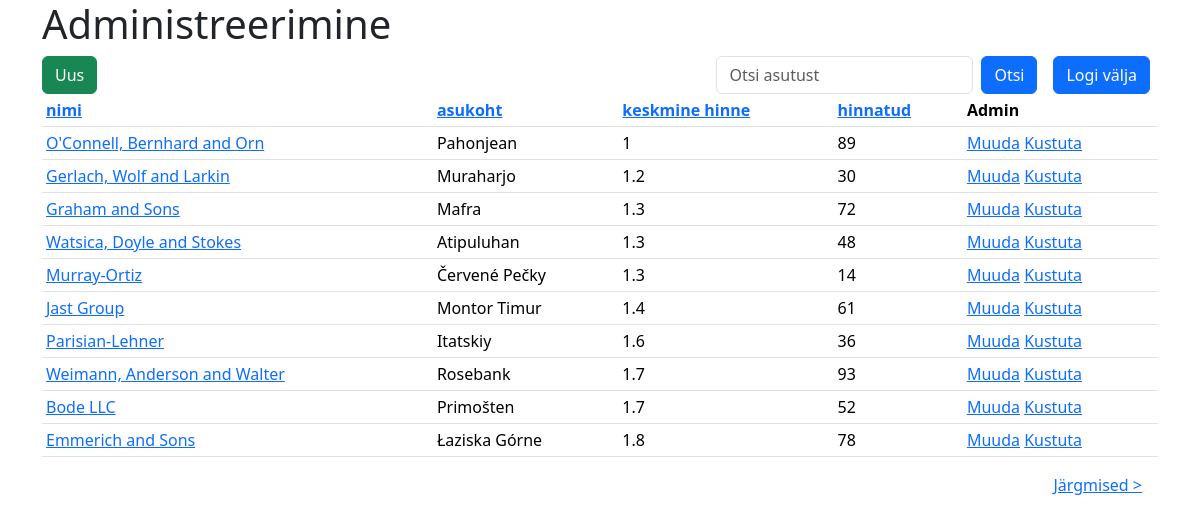
Page /admin/index.php?sort_by=k_hinne&order=asc (signed in) on the committed database.
### tables this page shows
CREATE TABLE `toidukohad` (
  `id` int(6) NOT NULL,
  `nimi` varchar(255) NOT NULL,
  `asukoht` varchar(255) NOT NULL,
  `k_hinne` double NOT NULL,
  `hinnatud` int(6) NOT NULL
);

### admin/index.php (the view, shortened to what this page needs)
<?php
include("../config.php");
?>
<!doctype html>
<html lang="en">
  <head>
    <link href="https://cdn.jsdelivr.net/npm/bootstrap@5.3.3/dist/css/bootstrap.min.css" rel="stylesheet">
  </head>
  <body>
  <?php
    $search_query = "";
    $limit = 10;
    $offset = 0;
    $sort_by = isset($_GET['sort_by']) ? $_GET['sort_by'] : 'nimi';
    $order = isset($_GET['order']) && ($_GET['order'] == 'desc') ? 'desc' : 'asc';
    if (!empty($_GET["s"])) {
        $search_query = mysqli_real_escape_string($yhendus, $_GET["s"]);
        $paring = "SELECT * FROM toidukohad WHERE nimi LIKE '%$search_query%' ORDER BY $sort_by $order LIMIT $offset, $limit";
    } else {
        $paring = "SELECT * FROM toidukohad ORDER BY $sort_by $order LIMIT $offset, $limit";
        }
    $valjund = mysqli_query($yhendus, $paring);
    ?>
    <div class="container">
         <h1 class="me-3">Administreerimine</h1>
        <div class="d-flex align-items-center justify-content-between me-2 ">
            <form class="d-flex me-3" method="get" action="edit.php">
                <button class="btn btn-success" type="submit">Uus</button>
            </form>
            <div class="d-inline-flex">
            <form class="d-flex me-3" method="get" action="">
                <input class="form-control me-2" type="text" name="s" placeholder="Otsi asutust">
                <button class="btn btn-primary" type="submit">Otsi</button>
            </form>
             <form  action="logout.php" method="post" class="">
                  <input class="btn btn-primary" type="submit" value="Logi välja" name="logout">
                </form>
              </div>
        </div>
        <table class="table table-sm">
            <thead>
                <tr>
                <th><a href="?sort_by=nimi&order=<?php echo ($sort_by == 'nimi' && $order == 'asc') ? 'desc' : 'asc'; ?>">nimi</a></th>
                <th><a href="?sort_by=asukoht&order=<?php echo ($sort_by == 'asukoht' && $order == 'asc') ? 'desc' : 'asc'; ?>">asukoht</a></th>
                <th><a href="?sort_by=k_hinne&order=<?php echo ($sort_by == 'k_hinne' && $order == 'asc') ? 'desc' : 'asc'; ?>">keskmine hinne</a></th>
                <th><a href="?sort_by=hinnatud&order=<?php echo ($sort_by == 'hinnatud' && $order == 'asc') ? 'desc' : 'asc'; ?>">hinnatud</a></th>
                <th>Admin</th>
                </tr>
            </thead>
            <tbody>
    <?php
    if ($valjund && mysqli_num_rows($valjund) > 0) {
        while ($rida = mysqli_fetch_assoc($valjund)) {
    ?>
    <tr>
        <td>
            <a href="../review.php?id=<?php echo $rida['id']; ?>">
                <?php echo $rida['nimi']; ?>
            </a>
        </td>
        <td><?php echo $rida['asukoht']; ?></td>
        <td><?php echo $rida['k_hinne']; ?></td>
        <td><?php echo $rida['hinnatud']; ?></td>
        <td>
        <a href="edit.php?id=<?php echo $rida['id']; ?>&do=edit" class="link">Muuda</a>
        <a href="edit.php?id=<?php echo $rida['id']; ?>&do=del" class="link"
           onclick="return confirm('Kas oled kindel, et soovid kustutada?');">Kustuta</a>
    </td>
    </tr>
    <?php
        }
    } else {
        echo "<tr><td colspan='4'>Tulemusi ei ole</td></tr>";
    }
    ?>
</tbody>
        </table>
        <div class="d-flex justify-content-end">
            <?php if ($valjund && mysqli_num_rows($valjund) == $limit): ?>
                <a href="?next=<?php echo $offset + $limit; ?>&s=<?php echo $search_query; ?>&sort_by=<?php echo $sort_by; ?>&order=<?php echo $order; ?>" class="me-3">Järgmised &gt;</a>
            <?php endif; ?>
        </div>
    </div>
  </body>
</html>

### rows in the picture
toidukohad: nimi "O'Connell, Bernhard and Orn", asukoht "Pahonjean", k_hinne "1", hinnatud "89"
toidukohad: nimi "Gerlach, Wolf and Larkin", asukoht "Muraharjo", k_hinne "1.2", hinnatud "30"
toidukohad: nimi "Graham and Sons", asukoht "Mafra", k_hinne "1.3", hinnatud "72"
toidukohad: nimi "Watsica, Doyle and Stokes", asukoht "Atipuluhan", k_hinne "1.3", hinnatud "48"
toidukohad: nimi "Murray-Ortiz", asukoht "Červené Pečky", k_hinne "1.3", hinnatud "14"
toidukohad: nimi "Jast Group", asukoht "Montor Timur", k_hinne "1.4", hinnatud "61"
toidukohad: nimi "Parisian-Lehner", asukoht "Itatskiy", k_hinne "1.6", hinnatud "36"
toidukohad: nimi "Weimann, Anderson and Walter", asukoht "Rosebank", k_hinne "1.7", hinnatud "93"
toidukohad: nimi "Bode LLC", asukoht "Primošten", k_hinne "1.7", hinnatud "52"
toidukohad: nimi "Emmerich and Sons", asukoht "Łaziska Górne", k_hinne "1.8", hinnatud "78"
